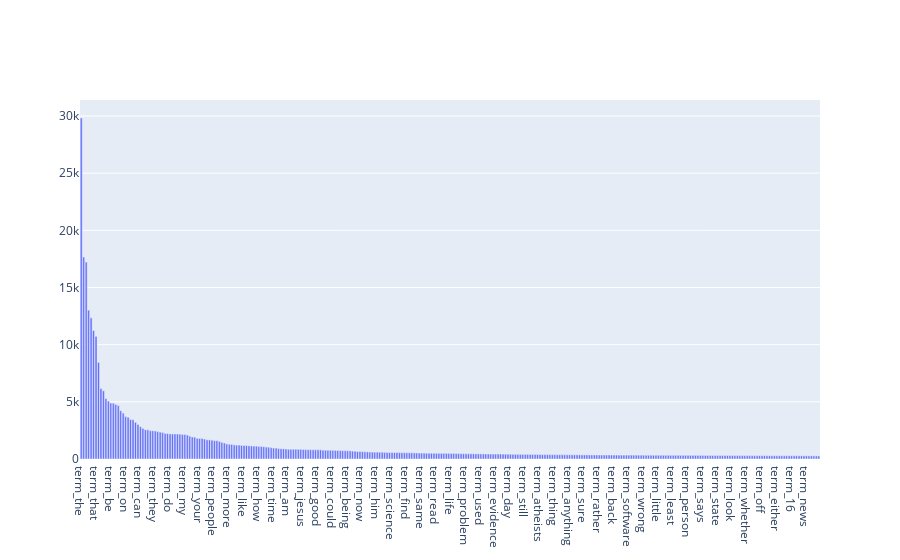

Here is the notebook cell this chart was saved with:
### Markdown cell above
## Exercise 15 (take home):
Additionally, you can attempt to sort the terms on the `x-axis` by frequency instead of in alphabetical order. This way the visualization is more meaninfgul and you will be able to observe the so called [long tail](https://en.wikipedia.org/wiki/Long_tail) (get familiar with this term since it will appear a lot in data mining and other statistics courses). see picture below

![alt txt](https://upload.wikimedia.org/wikipedia/commons/thumb/8/8a/Long_tail.svg/1000px-Long_tail.svg.png)

### Code cell
# Sorting frequencies in desceding to get above graph
dict_xy = {"feature":["term_"+str(i) for i in count_vect.get_feature_names_out()],"frequencies":term_frequencies}
df_xy = pd.DataFrame(dict_xy)

df_xy_sort = df_xy.sort_values(by="frequencies",ascending=False)
x = df_xy_sort["feature"][:300]
y = df_xy_sort["frequencies"][:300]

fig5 = go.Figure(data = [go.Bar(x=x, y=y)])
fig5.show()

### Figure 1 — Plotly figure (JSON) as saved in the notebook; plotly's stock layout.template omitted (floating-point values rounded to 4 significant figures; data arrays with more than 128 entries replaced by an {"elided": "..."} marker saying what was removed)
{"data": [{"type": "bar", "x": {"elided": "300 str values"}, "y": {"elided": "300 int values"}}], "layout": {}}
